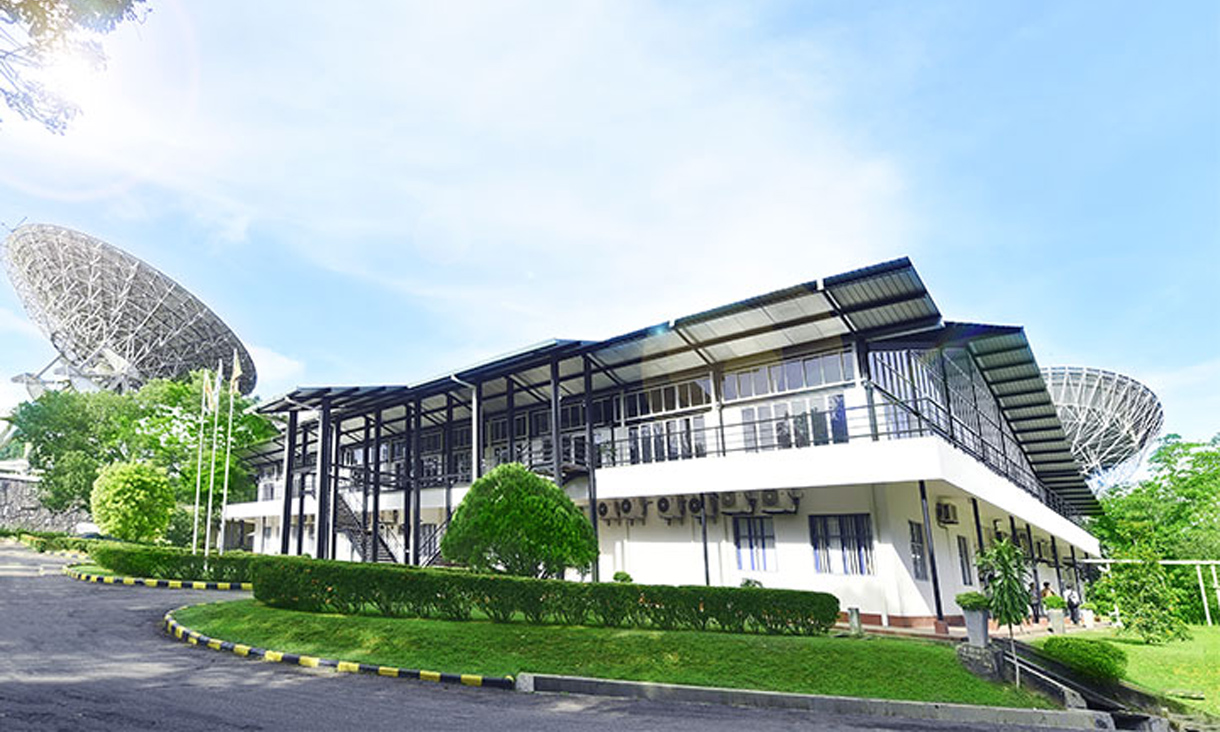
#> input picture sltc.jpg, 1220 x 732 px
$ jupyter execute rotation.ipynb
#> lines starting #> are read from the running program, lines starting #| are printed output that depends on the picture
[cell 1]
import cv2
import numpy

#Loading image from memory
image = cv2.imread('sltc.jpg')
#> image is the input picture: shape (732, 1220, 3); mean B, G, R 176.8, 179.8, 161.2

height, width = image.shape[:2]
#> height = 732; width = 1220

#Translation matrix
matrix = cv2.getRotationMatrix2D((width/2,height/2), 50, 1)

#Applying the matrix to the image
translated = cv2.warpAffine(image, matrix, (width, height))
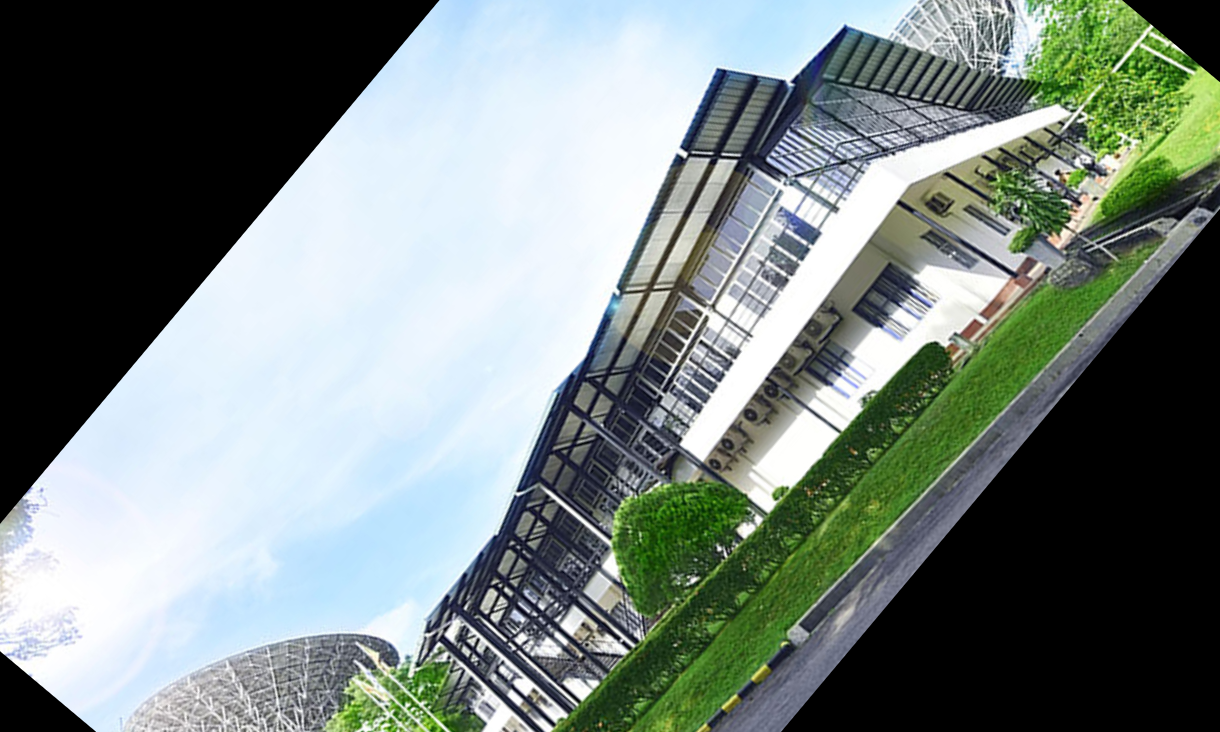
#> translated: shape (732, 1220, 3); mean B, G, R 127.6, 131.3, 120.2

#Showing the image
cv2.imshow('translation', translated)
cv2.waitKey(4000)


$ run again, with cube.jpg copied over sltc.jpg
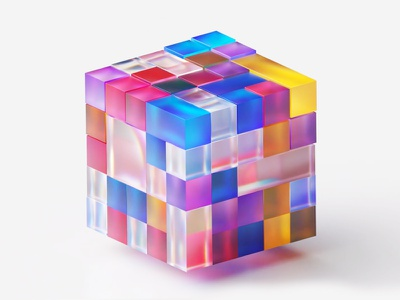
#> input picture cube.jpg, 400 x 300 px
#> image is the input picture: shape (300, 400, 3); mean B, G, R 214.3, 199.6, 213.7
#> `translated = cv2.warpAffine(image, matrix, (width, height))`:
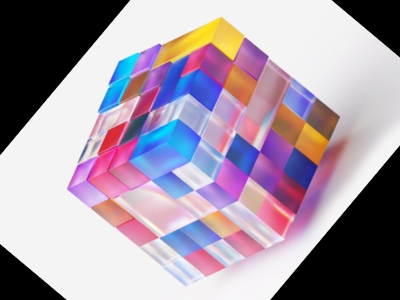
#> translated: shape (300, 400, 3); mean B, G, R 165.6, 151, 165.1
